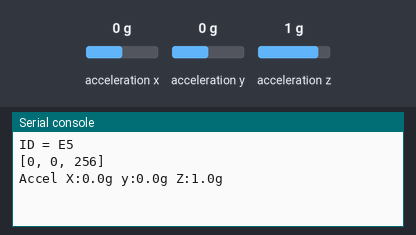
A program run on a simulated Raspberry Pi Pico running MicroPython. On the bench: the last lines printed to the serial console. The inputs (shaded band) are chosen by the test bench; at power-on: acceleration x 0 g, acceleration y 0 g, acceleration z 1 g.

Above: at 1.2 s.
1.3 s: acceleration x set to -1.4 g
At 2.4 s:
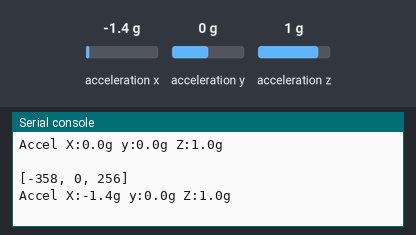
2.8 s: acceleration y set to -1.4 g
At 4.2 s:
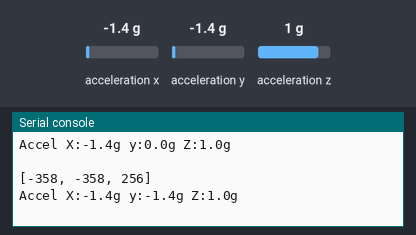
4.3 s: acceleration z set to -1.4 g
At 6.8 s:
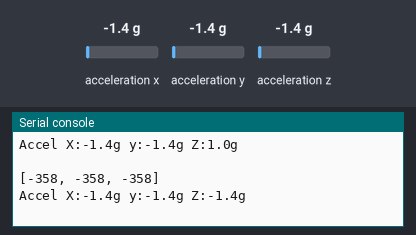

Measured:
- after the input at 1.3 s, the serial console: prints a new line after 0.70 s (image 1)
- after the input at 2.8 s, the serial console: prints a new line after 1.2 s (image 2)
- after the input at 4.3 s, the serial console: prints a new line after 1.7 s (image 3)

The program:

adxl345_mpython.py
```python
# ADXL345 Example

from machine import I2C, Pin
from time import sleep

# Class to acess sensor
class ADXL345:

    _DEFAULT_ADDRESS = 0x1D
    _ALT_ADDRESS = 0x53
    _DEVICE_ID = 0xE5

    _DEVID = 0x00
    _POWER_CTL = 0x2D
    _DATA_FORMAT = 0x31
    _DATAX0 = 0x32

    # Constructor
    def __init__(self, i2c, addr):
        self.i2c = i2c
        self.addr = addr

    # Set up sensor
    def begin(self):
        self.id = self.read_reg(ADXL345._DEVID)
        if self.id != ADXL345._DEVICE_ID:
            print ('WARNING: Wrong ID! {:02X}'.format(self.id))
        i2c.writeto_mem(self.addr, ADXL345._POWER_CTL, b'\x08')
        i2c.writeto_mem(self.addr, ADXL345._DATA_FORMAT, b'\x00')

    # Sensor ID
    def get_id(self):
        return self.id

    # Read Raw Values
    # accX, acccY, accZ, temp, gyroX, gyroY, gyroZ
    def read_raw(self):
        data = i2c.readfrom_mem(self.addr, ADXL345._DATAX0, 6)
        raw = []
        for i in range (0, 6, 2):
            v = (data[i+1] << 8) + data[i]
            if (v & 0x8000) != 0:
                v = v - 0x10000
            raw.append(v)
        return raw

    # Read acceleration in g
    def get_accel(self, scale = 256.0):
        data = self.read_raw()
        return (data[0]/scale, data[1]/scale, data[2]/scale)

    # Read an 8-bit register
    def read_reg(self, reg):
        return i2c.readfrom_mem(self.addr, reg, 1)[0]

# Test Program
i2c = I2C(0, sda=Pin(16), scl=Pin(17))
sensor = ADXL345(i2c, ADXL345._ALT_ADDRESS)
sensor.begin()
print('ID = {:02X}'.format(sensor.get_id()))
while True:
    print (sensor.read_raw())
    x,y,z = sensor.get_accel()
    print ('Accel X:{:.1f}g y:{:.1f}g Z:{:.1f}g'.format(x, y, z))
    print ()
    sleep(2)
```
